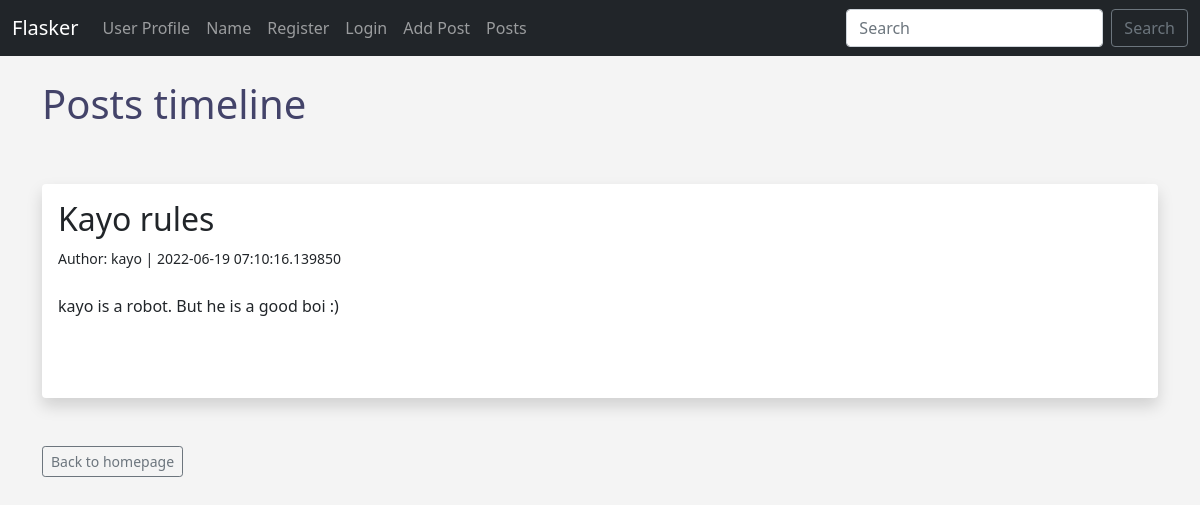
/posts/6, run on the app's committed database.
### app.py (models this page shows, shortened)
class Posts(db.Model):
    id = db.Column(db.Integer, primary_key=True)
    title = db.Column(db.String(255))
    content = db.Column(db.Text)
    author = db.Column(db.String(255))
    date_posted = db.Column(db.DateTime, default=datetime.utcnow)
    slug = db.Column(db.String(255))
    poster_id = db.Column(db.Integer, db.ForeignKey('users.id'))

class Users(db.Model, UserMixin):
    id = db.Column(db.Integer, primary_key=True)
    name = db.Column(db.String(200), nullable=False)
    email = db.Column(db.String(200), nullable=False, unique=True)
    favorite_anime = db.Column(db.String(120))
    date_added = db.Column(db.DateTime, default=datetime.utcnow)
    profile_pic = db.Column(db.String(), nullable=True)
    password_hash = db.Column(db.String(128))
    posts = db.relationship('Posts', backref='poster')
    @property
    def password(self):
        raise AttributeError('password is not a readable attribute')

### app.py (the view)
@app.route('/posts/<int:id>')
def post(id):
    post = Posts.query.get_or_404(id)
    return render_template('post.html', post=post)

### forms.py
class SearchForm(FlaskForm):
    searched = StringField("Searched", validators=[DataRequired()])
    submit = SubmitField("Submit")

### app.py (called while the page is built)
@app.context_processor
def base():
    form = SearchForm()
    return dict(form=form)

### templates/post.html (shortened to what this page needs)
{% extends 'base.html' %}
{% block content %}
<h1>Posts timeline</h1>
<br /><br />
<div class="shadow p-3 mb-5 bg-body rounded">
    <h2>{{ post.title }}</h2>
    <small> Author: {{ post.poster.name }} | {{ post.date_posted }} </small><br /><br />
    {{ post.content | safe }}<br /><br />
</div>
<a href="{{ url_for('posts') }}" class="btn btn-outline-secondary btn-sm">Back to homepage</a>
{% endblock %}

### static/css/style.css (style rules this page uses)
h1 { color: rgb(67, 67, 105); font-size: 40px; }
body { background: #f4f4f4; }

### data on the page
Posts: title "Kayo rules", date_posted "2022-06-19 07:10:16.139850", content "kayo is a robot. But he is a good boi :)"
Users: poster.name "kayo"
